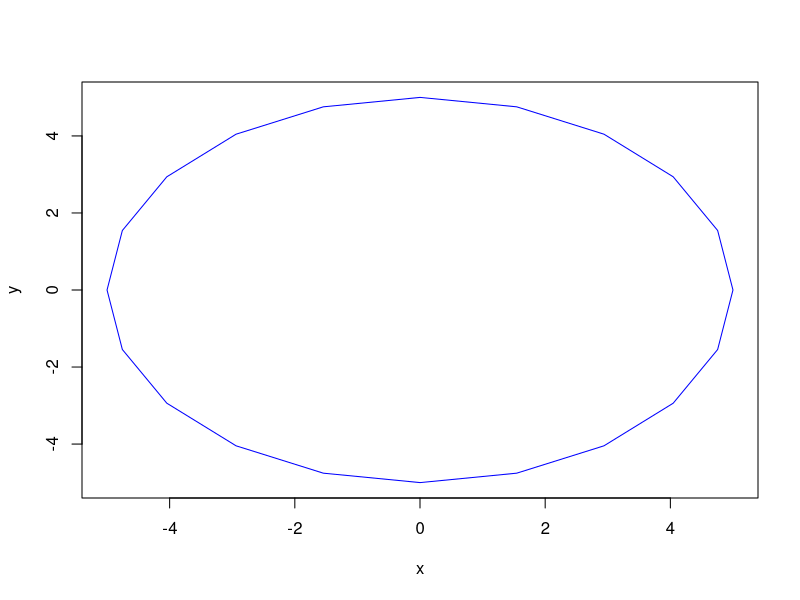

Write the R code that produced this figure.


  n = 20 
  a = 5.0
  x <- numeric()
  y <- numeric()
  theta <- numeric()
  for (k in 1:n){
    theta[k] = (k*2.0*pi)/n
    x[k] = a*cos(theta[k])
    y[k] = a*sin(theta[k]) 
  }
  x[n+1] = x[1]
  y[n+1] = y[1]
  


plot(x,y,type="l",col = "blue")






